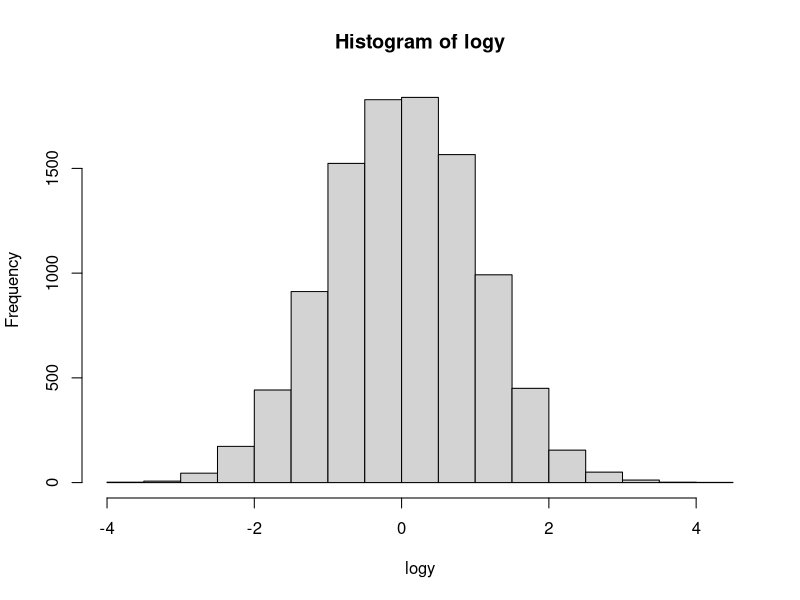
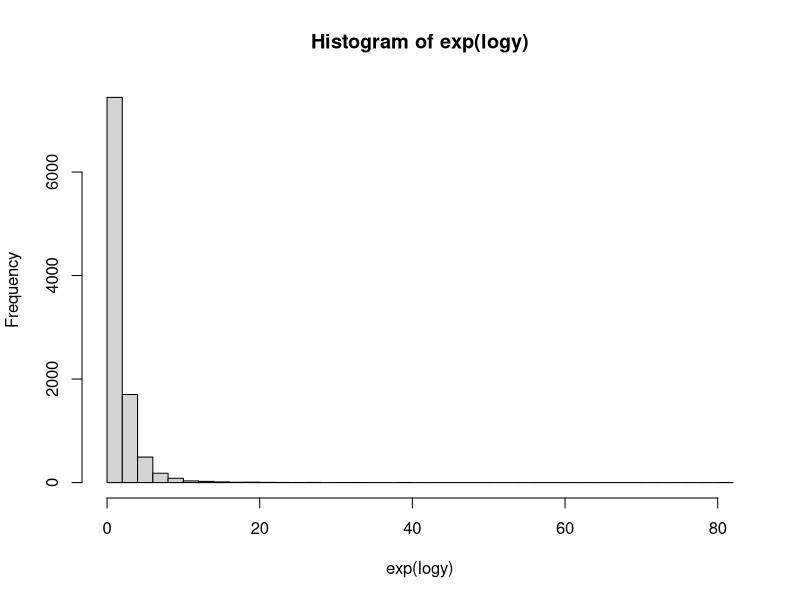
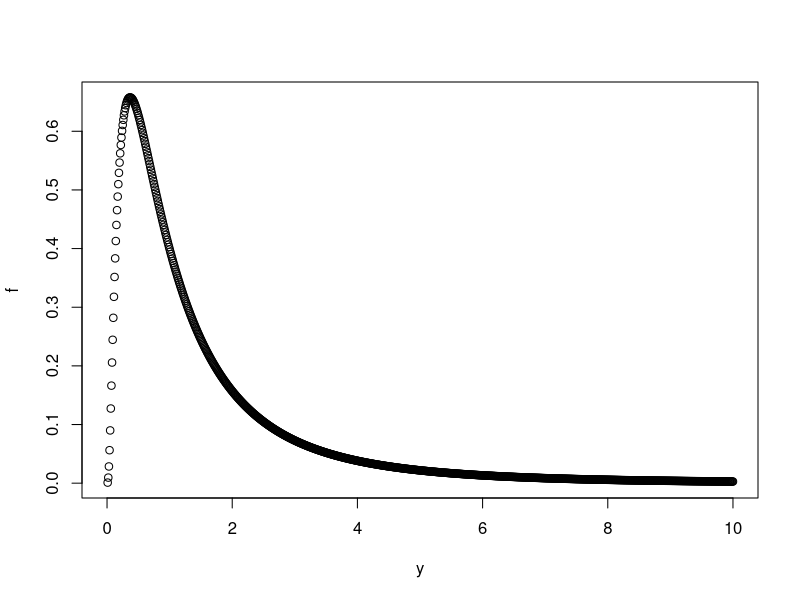
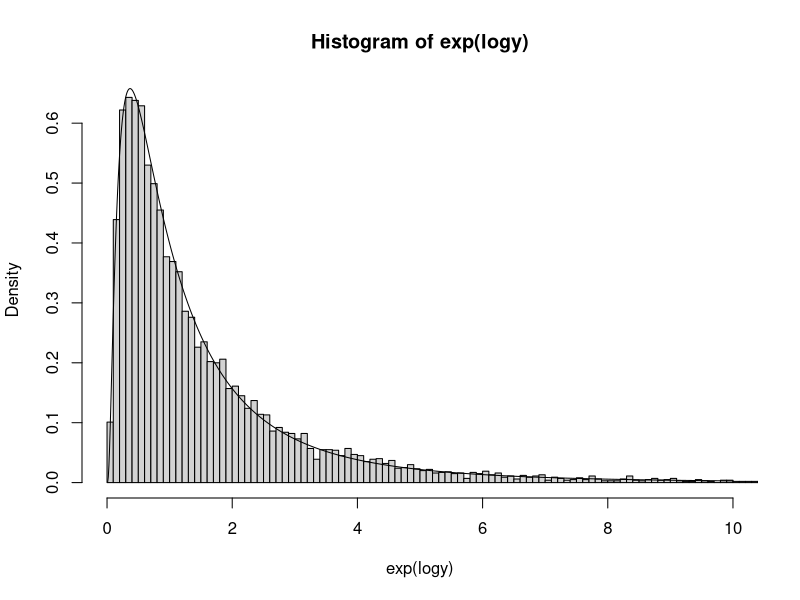

Source code (R) for these figures, in order:
# Use this for intro to a Lab??

# Say we are interested in obtaining a sample of y, but it is much easier to sample from log(y)

logy <- rnorm(10000) # Sample of log(y)
hist(logy)           # pdf of logarithm of y is normal.

# What is the pdf of y IN TERMS OF the pdf of log(y)?

# I.E. if log(y) ~ norm(mu,sig) then y ~ ? in terms of norm(mu,sig)
#p(log(y) | mu, sig) = norm(log(y) | mu, sig), what is p(y) in terms of this?

# With a SAMPLE of log(y), it's easy to get the sample of y. Just do the inverse transform
hist(exp(logy), bre=40) # Just transform the sample

# BUT, to describe the actual density function of y in terms of the density function of log(y),
# we need to multiply by the jacobian, because we've done a change of variables to p(y)
y <- seq(from=0, to=10, length.out=1000)
f <- dnorm(log(y))*1/y      # p(y) = p(log(y)) * (log(y))'
plot(y,f)

hist(exp(logy), bre=2*360, probability = T, xlim=c(0,10)) # sample of p(y)
lines(y,f)                                                # density p(y)

# Because Stan uses (log) densities to generate samples, IF we have a sampling statement
# in the model block of a transformed parameter, then we need to multiply the target by
# the (log) jacobian
#
# HOWEVER, if we obtain the sample of a transformed parameter, in-order to obtain the sample for
# the parameter, just backtransform the sample of the transformed parameter



# More generally, if we are interested in a sample from the pdf of x, but it's easier to draw a
# sample from the pdf of y = f(x), to get the pdf of x from the pdf of y, we need:

# p(x) = p(y) * dy/dx

# This comes up sometimes when we are sampling the posterior

# We want say
# p(theta1, theta2,.... |x) = p(x| theta1, theta2,...) p(theta1) p(theta2) ...

# but we say sample from
#log(y) ~ normal(mu, sigma), i.e.:
#f(theta1) ~ pdist'() instead of theta1 ~ pdist()
#
# then we need to include a jacobian into the target with this sampling statement:
# p(theta1, theta2,.... |x) = p(x| theta1, theta2,...) p'(theta1) dp/dtheta1 p(theta2) ...
#
# Thia is the same as:
# p(theta1, theta2,.... |x) = p(x| theta1, theta2,...) p(theta1) p(theta2) ...
#
# so going back to the original example
# target += lpdf_normal(log(y) | mu, sigma) -log(y);
# same as
# target += lpdf_normal(y | mu, sigma);

# change of variables -> Detailed balance -> mcmc alg
